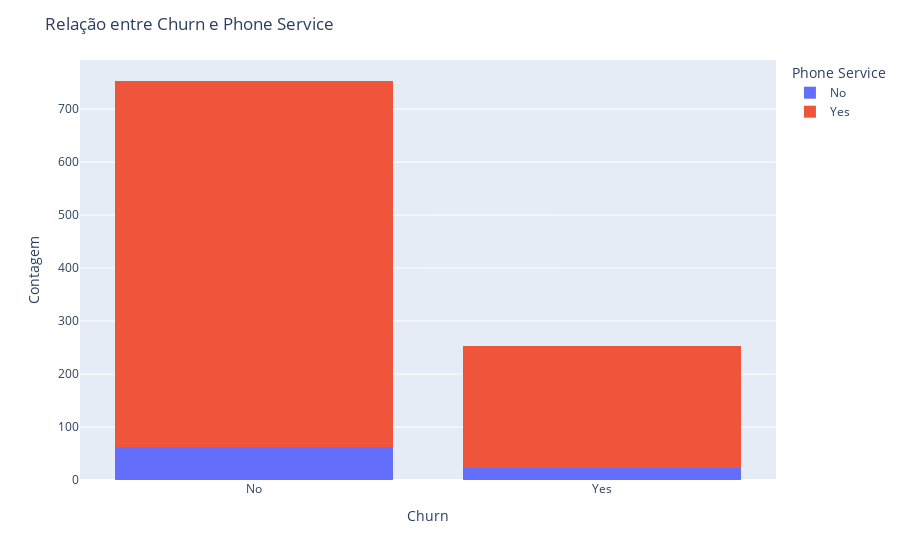

The code cell stored with this chart in its notebook:
### Markdown cell above
O Churn está relacionado com o Phone Service?

### Code cell
fig = px.histogram(df, x='Churn', color='PhoneService', barmode='stack')

# Layout
fig.update_layout(title='Relação entre Churn e Phone Service',
                  xaxis_title='Churn',
                  yaxis_title='Contagem',
                  legend_title='Phone Service')
fig.show()

### Figure 1 — Plotly figure (JSON) as saved in the notebook; plotly's stock layout.template omitted (floating-point values rounded to 4 significant figures; data arrays with more than 128 entries replaced by an {"elided": "..."} marker saying what was removed)
{"data": [{"bingroup": "x", "hovertemplate": "PhoneService=No<br>Churn=%{x}<br>count=%{y}<extra></extra>", "legendgroup": "No", "marker": {"color": "#636efa", "pattern": {"shape": ""}}, "name": "No", "orientation": "v", "showlegend": true, "type": "histogram", "x": ["No", "No", "Yes", "Yes", "No", "No", "No", "No", "No", "No", "No", "No", "No", "Yes", "Yes", "No", "No", "No", "Yes", "No", "No", "Yes", "No", "No", "No", "No", "No", "Yes", "No", "Yes", "Yes", "No", "No", "No", "No", "No", "No", "No", "Yes", "No", "No", "Yes", "No", "Yes", "No", "No", "No", "No", "Yes", "No", "No", "No", "Yes", "Yes", "No", "No", "No", "No", "No", "No", "No", "Yes", "Yes", "No", "No", "No", "No", "No", "No", "No", "No", "No", "No", "No", "Yes", "No", "No", "No", "No", "No", "Yes", "Yes", "No", "Yes", "Yes", "Yes"], "xaxis": "x", "yaxis": "y"}, {"bingroup": "x", "hovertemplate": "PhoneService=Yes<br>Churn=%{x}<br>count=%{y}<extra></extra>", "legendgroup": "Yes", "marker": {"color": "#EF553B", "pattern": {"shape": ""}}, "name": "Yes", "orientation": "v", "showlegend": true, "type": "histogram", "x": {"elided": "920 str values"}, "xaxis": "x", "yaxis": "y"}], "layout": {"barmode": "stack", "legend": {"title": {"text": "Phone Service"}, "tracegroupgap": 0}, "margin": {"t": 60}, "title": {"text": "Relação entre Churn e Phone Service"}, "xaxis": {"anchor": "y", "domain": [0, 1], "title": {"text": "Churn"}}, "yaxis": {"anchor": "x", "domain": [0, 1], "title": {"text": "Contagem"}}}}
